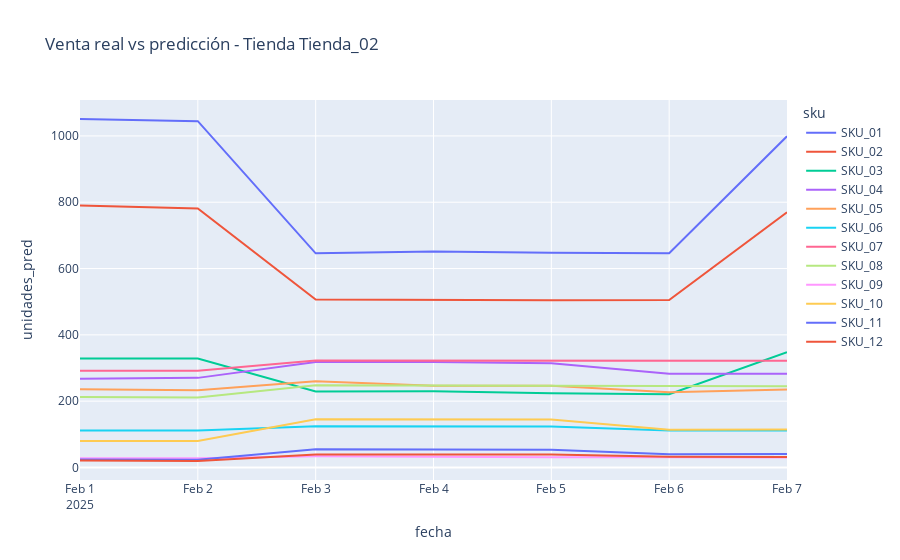

Notebook cell for this chart:
### Code cell
def plot_pred_vs_real(df, tienda_seleccionada):
    # Filtrar por tienda
    df_filtrado = df[df['tienda'] == tienda_seleccionada]

    fig = px.line(
        df_filtrado, 
        x='fecha', 
        y='unidades_pred', 
        color='sku', 
        title=f'Venta real vs predicción - Tienda {tienda_seleccionada}',

    )
    fig.show()

plot_pred_vs_real(df_predicciones_final, tienda_seleccionada='Tienda_02')

### Figure 1 — Plotly figure (JSON) as saved in the notebook; plotly's stock layout.template omitted (floating-point values rounded to 4 significant figures)
{"data": [{"hovertemplate": "sku=SKU_01<br>fecha=%{x}<br>unidades_pred=%{y}<extra></extra>", "legendgroup": "SKU_01", "line": {"color": "#636efa", "dash": "solid"}, "marker": {"symbol": "circle"}, "mode": "lines", "name": "SKU_01", "orientation": "v", "showlegend": true, "type": "scatter", "x": ["2025-02-01T00:00:00.000000000", "2025-02-02T00:00:00.000000000", "2025-02-03T00:00:00.000000000", "2025-02-04T00:00:00.000000000", "2025-02-05T00:00:00.000000000", "2025-02-06T00:00:00.000000000", "2025-02-07T00:00:00.000000000"], "xaxis": "x", "y": [1051.0, 1044.0, 645.9, 651.8, 647.9, 645.9, 998.8], "yaxis": "y"}, {"hovertemplate": "sku=SKU_02<br>fecha=%{x}<br>unidades_pred=%{y}<extra></extra>", "legendgroup": "SKU_02", "line": {"color": "#EF553B", "dash": "solid"}, "marker": {"symbol": "circle"}, "mode": "lines", "name": "SKU_02", "orientation": "v", "showlegend": true, "type": "scatter", "x": ["2025-02-01T00:00:00.000000000", "2025-02-02T00:00:00.000000000", "2025-02-03T00:00:00.000000000", "2025-02-04T00:00:00.000000000", "2025-02-05T00:00:00.000000000", "2025-02-06T00:00:00.000000000", "2025-02-07T00:00:00.000000000"], "xaxis": "x", "y": [790.1, 781.4, 506.4, 504.2, 504.2, 504.7, 769.8], "yaxis": "y"}, {"hovertemplate": "sku=SKU_03<br>fecha=%{x}<br>unidades_pred=%{y}<extra></extra>", "legendgroup": "SKU_03", "line": {"color": "#00cc96", "dash": "solid"}, "marker": {"symbol": "circle"}, "mode": "lines", "name": "SKU_03", "orientation": "v", "showlegend": true, "type": "scatter", "x": ["2025-02-01T00:00:00.000000000", "2025-02-02T00:00:00.000000000", "2025-02-03T00:00:00.000000000", "2025-02-04T00:00:00.000000000", "2025-02-05T00:00:00.000000000", "2025-02-06T00:00:00.000000000", "2025-02-07T00:00:00.000000000"], "xaxis": "x", "y": [328.9, 328.9, 228.9, 230.0, 224.0, 220.7, 347.7], "yaxis": "y"}, {"hovertemplate": "sku=SKU_04<br>fecha=%{x}<br>unidades_pred=%{y}<extra></extra>", "legendgroup": "SKU_04", "line": {"color": "#ab63fa", "dash": "solid"}, "marker": {"symbol": "circle"}, "mode": "lines", "name": "SKU_04", "orientation": "v", "showlegend": true, "type": "scatter", "x": ["2025-02-01T00:00:00.000000000", "2025-02-02T00:00:00.000000000", "2025-02-03T00:00:00.000000000", "2025-02-04T00:00:00.000000000", "2025-02-05T00:00:00.000000000", "2025-02-06T00:00:00.000000000", "2025-02-07T00:00:00.000000000"], "xaxis": "x", "y": [267.8, 270.2, 318.1, 318.0, 314.1, 283.0, 283.0], "yaxis": "y"}, {"hovertemplate": "sku=SKU_05<br>fecha=%{x}<br>unidades_pred=%{y}<extra></extra>", "legendgroup": "SKU_05", "line": {"color": "#FFA15A", "dash": "solid"}, "marker": {"symbol": "circle"}, "mode": "lines", "name": "SKU_05", "orientation": "v", "showlegend": true, "type": "scatter", "x": ["2025-02-01T00:00:00.000000000", "2025-02-02T00:00:00.000000000", "2025-02-03T00:00:00.000000000", "2025-02-04T00:00:00.000000000", "2025-02-05T00:00:00.000000000", "2025-02-06T00:00:00.000000000", "2025-02-07T00:00:00.000000000"], "xaxis": "x", "y": [235.7, 233.1, 260.1, 246.6, 246.6, 226.8, 234.8], "yaxis": "y"}, {"hovertemplate": "sku=SKU_06<br>fecha=%{x}<br>unidades_pred=%{y}<extra></extra>", "legendgroup": "SKU_06", "line": {"color": "#19d3f3", "dash": "solid"}, "marker": {"symbol": "circle"}, "mode": "lines", "name": "SKU_06", "orientation": "v", "showlegend": true, "type": "scatter", "x": ["2025-02-01T00:00:00.000000000", "2025-02-02T00:00:00.000000000", "2025-02-03T00:00:00.000000000", "2025-02-04T00:00:00.000000000", "2025-02-05T00:00:00.000000000", "2025-02-06T00:00:00.000000000", "2025-02-07T00:00:00.000000000"], "xaxis": "x", "y": [111.7, 111.7, 124.4, 124.4, 123.5, 111.7, 111.7], "yaxis": "y"}, {"hovertemplate": "sku=SKU_07<br>fecha=%{x}<br>unidades_pred=%{y}<extra></extra>", "legendgroup": "SKU_07", "line": {"color": "#FF6692", "dash": "solid"}, "marker": {"symbol": "circle"}, "mode": "lines", "name": "SKU_07", "orientation": "v", "showlegend": true, "type": "scatter", "x": ["2025-02-01T00:00:00.000000000", "2025-02-02T00:00:00.000000000", "2025-02-03T00:00:00.000000000", "2025-02-04T00:00:00.000000000", "2025-02-05T00:00:00.000000000", "2025-02-06T00:00:00.000000000", "2025-02-07T00:00:00.000000000"], "xaxis": "x", "y": [291.8, 291.4, 322.7, 322.7, 322.7, 323.3, 321.8], "yaxis": "y"}, {"hovertemplate": "sku=SKU_08<br>fecha=%{x}<br>unidades_pred=%{y}<extra></extra>", "legendgroup": "SKU_08", "line": {"color": "#B6E880", "dash": "solid"}, "marker": {"symbol": "circle"}, "mode": "lines", "name": "SKU_08", "orientation": "v", "showlegend": true, "type": "scatter", "x": ["2025-02-01T00:00:00.000000000", "2025-02-02T00:00:00.000000000", "2025-02-03T00:00:00.000000000", "2025-02-04T00:00:00.000000000", "2025-02-05T00:00:00.000000000", "2025-02-06T00:00:00.000000000", "2025-02-07T00:00:00.000000000"], "xaxis": "x", "y": [212.3, 210.8, 247.8, 247.5, 247.0, 247.0, 244.8], "yaxis": "y"}, {"hovertemplate": "sku=SKU_09<br>fecha=%{x}<br>unidades_pred=%{y}<extra></extra>", "legendgroup": "SKU_09", "line": {"color": "#FF97FF", "dash": "solid"}, "marker": {"symbol": "circle"}, "mode": "lines", "name": "SKU_09", "orientation": "v", "showlegend": true, "type": "scatter", "x": ["2025-02-01T00:00:00.000000000", "2025-02-02T00:00:00.000000000", "2025-02-03T00:00:00.000000000", "2025-02-04T00:00:00.000000000", "2025-02-05T00:00:00.000000000", "2025-02-06T00:00:00.000000000", "2025-02-07T00:00:00.000000000"], "xaxis": "x", "y": [28.14, 27.87, 33.82, 32.02, 31.08, 30.84, 30.22], "yaxis": "y"}, {"hovertemplate": "sku=SKU_10<br>fecha=%{x}<br>unidades_pred=%{y}<extra></extra>", "legendgroup": "SKU_10", "line": {"color": "#FECB52", "dash": "solid"}, "marker": {"symbol": "circle"}, "mode": "lines", "name": "SKU_10", "orientation": "v", "showlegend": true, "type": "scatter", "x": ["2025-02-01T00:00:00.000000000", "2025-02-02T00:00:00.000000000", "2025-02-03T00:00:00.000000000", "2025-02-04T00:00:00.000000000", "2025-02-05T00:00:00.000000000", "2025-02-06T00:00:00.000000000", "2025-02-07T00:00:00.000000000"], "xaxis": "x", "y": [79.97, 79.91, 145.4, 144.7, 145.0, 113.9, 114.2], "yaxis": "y"}, {"hovertemplate": "sku=SKU_11<br>fecha=%{x}<br>unidades_pred=%{y}<extra></extra>", "legendgroup": "SKU_11", "line": {"color": "#636efa", "dash": "solid"}, "marker": {"symbol": "circle"}, "mode": "lines", "name": "SKU_11", "orientation": "v", "showlegend": true, "type": "scatter", "x": ["2025-02-01T00:00:00.000000000", "2025-02-02T00:00:00.000000000", "2025-02-03T00:00:00.000000000", "2025-02-04T00:00:00.000000000", "2025-02-05T00:00:00.000000000", "2025-02-06T00:00:00.000000000", "2025-02-07T00:00:00.000000000"], "xaxis": "x", "y": [24.08, 23.38, 54.81, 53.4, 53.29, 39.94, 40.61], "yaxis": "y"}, {"hovertemplate": "sku=SKU_12<br>fecha=%{x}<br>unidades_pred=%{y}<extra></extra>", "legendgroup": "SKU_12", "line": {"color": "#EF553B", "dash": "solid"}, "marker": {"symbol": "circle"}, "mode": "lines", "name": "SKU_12", "orientation": "v", "showlegend": true, "type": "scatter", "x": ["2025-02-01T00:00:00.000000000", "2025-02-02T00:00:00.000000000", "2025-02-03T00:00:00.000000000", "2025-02-04T00:00:00.000000000", "2025-02-05T00:00:00.000000000", "2025-02-06T00:00:00.000000000", "2025-02-07T00:00:00.000000000"], "xaxis": "x", "y": [20.73, 19.5, 39.14, 39.14, 39.02, 32.51, 31.48], "yaxis": "y"}], "layout": {"legend": {"title": {"text": "sku"}, "tracegroupgap": 0}, "title": {"text": "Venta real vs predicción - Tienda Tienda_02"}, "xaxis": {"anchor": "y", "domain": [0, 1], "title": {"text": "fecha"}}, "yaxis": {"anchor": "x", "domain": [0, 1], "title": {"text": "unidades_pred"}}}}
